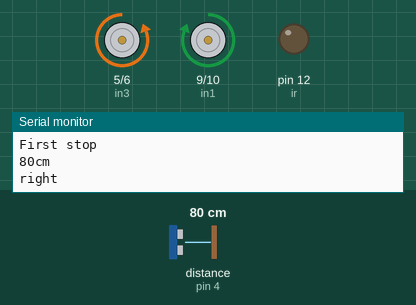
This sketch was run on a simulated Arduino Uno, built with avr-gcc and run on an emulated ATmega328P. Parts: motor-driver pin pairs drawn as motors (green arrow = first pin HIGH = forward, orange = second pin HIGH = backward, longer = more drive), output pins drawn as LEDs (lit = HIGH), the last lines printed to the serial monitor. Wiring (inferred from the names in the program): ultrasonic range finder: trigger pin 7; echo pin 4. The inputs (shaded band) are chosen by the test bench; at power-on: distance to the obstacle (sensor on pin 4) 80 cm. The echo pulse lasts 58.3 µs per cm; pins used as bus, display or sensor lines are not drawn.

Above: at 2.8 s.
2.9 s: distance to the obstacle (sensor on pin 4) set to 34 cm
7.1 s: distance to the obstacle (sensor on pin 4) set to 28 cm
At 9.4 s:
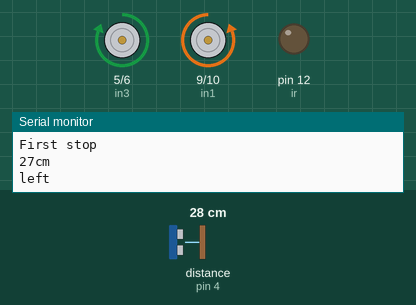
Timing chart, 0 to 17.3 s (numbered marks = the images above; inputs shaded):
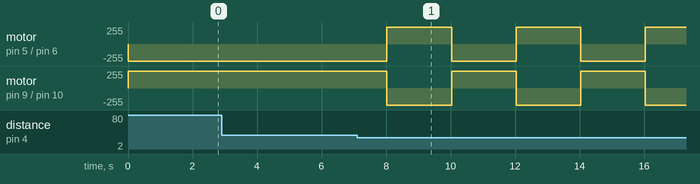

The sketch:

DebuggingObstacleCode.ino
```cpp
int in1 = 9;  // Left motor
int in2 = 10;

int in4 = 6; //right motor
int in3 = 5;

int i=1;

int lsonartrig=7; //ultrasonic sensor
int  lsonarecho=4;
int rsonartrig=3;
int rsonarecho=2;
int cm=0;
int time=0;
int cm1=0;
int ir=12;

long readUltrasonicDistance(int triggerPin, int echoPin)
{
  pinMode(triggerPin, OUTPUT);  // Clear the trigger
  digitalWrite(triggerPin, LOW);
  delayMicroseconds(2);
  // Sets the trigger pin to HIGH state for 10 microseconds
  digitalWrite(triggerPin, HIGH);
  delayMicroseconds(10);
  digitalWrite(triggerPin, LOW);
  pinMode(echoPin, INPUT);
  // Reads the echo pin, and returns the sound wave travel time in microseconds
  return pulseIn(echoPin, HIGH);
}

void setup(){
 pinMode(in1, HIGH);
  pinMode(in2, HIGH);
  pinMode(in3, HIGH);
  pinMode(in4, HIGH);
 pinMode(ir, OUTPUT);
 Serial.begin(9600);
 }

void loop(){
if(i=1)
{
  checkArea(1000);
  //Serial.println(i);
 // Serial.println("end");
  //exit(0);
  }
}
int checkArea(int radar)
{
  turnRight();
  Serial.println("right");
  delay(radar);
   Serial.print(radar);
      Serial.print("s");
      Serial.println("");
  stop();
  Serial.println("First stop");
  time = readUltrasonicDistance(lsonartrig, lsonarecho);
  cm = 0.01723 * time;
  Serial.print(cm);
      Serial.print("cm");
      Serial.println("");
  if(cm<=30)
    {
      turnLeft();
      Serial.println("left");
      delay(radar+radar);
      Serial.print(radar+radar);
      Serial.print("s");
      Serial.println("");
      stop();
      Serial.println("2nd stop");
      time = readUltrasonicDistance(lsonartrig, lsonarecho);
      cm = 0.01723 * time;
      if(cm<30)
      {
      turnRight();
      Serial.println("2nd right");
      delay(radar);
      Serial.print(radar);
      Serial.print("s");
      Serial.println("");
      }
      else return 2;
      Serial.println("Testing");
    }
    else return 1;


}
void evadeRight(int radar)
  {
    Serial.println("executing evadeRight protocol");
    forward();
    delay(radar);
    stop();
    turnLeft();
    delay(radar);
    forward();
    delay(radar);
    turnRight();
    delay(radar);
    stop();
  }


void evadeLeft(int radar)
  {
    Serial.println("executing evadeLef=t protocol");
    forward();
    delay(radar);
    stop();
    turnRight();
    delay(radar);
    forward();
    delay(radar);
    turnLeft();
    delay(radar);
    stop();
  }
 void stop(){
 digitalWrite(in1, LOW);  // Turn off motors
  digitalWrite(in2, LOW);
  digitalWrite(in3, LOW);
  digitalWrite(in4, LOW);
}

void forward(){
 digitalWrite(in1, HIGH);
digitalWrite(in2, LOW);
  digitalWrite(in3, HIGH);
  digitalWrite(in4, LOW);
}

void backward(){
 digitalWrite(in1, LOW);
  digitalWrite(in2, HIGH);
  digitalWrite(in3, LOW);
  digitalWrite(in4, HIGH);
}


void turnRight(){
digitalWrite(in1, HIGH);
  digitalWrite(in2, LOW);
  digitalWrite(in3, LOW);
  digitalWrite(in4, HIGH);
}

void turnLeft(){
digitalWrite(in1, LOW);
  digitalWrite(in2, HIGH);
  digitalWrite(in3, HIGH);
  digitalWrite(in4, LOW);
}
```

Measured:
- the behaviour switches between 32 and 31 cm on distance to the obstacle (sensor on pin 4) (found by bisection; images 0 and 1)
- after the input at 7.1 s, motor on pin 5 (in3) / pin 6 (in4), motor on pin 9 (in1) / pin 10 (in2): alternates forward 255/255 for 2.0 s and backward 255/255 for 2.0 s, starting after 0.93 s
